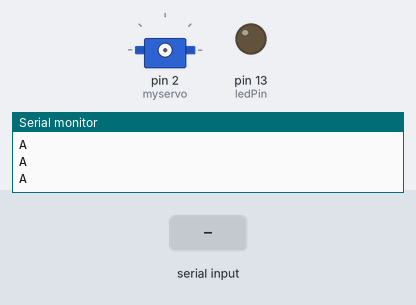
This sketch was run on a simulated Arduino Uno, built with avr-gcc and run on an emulated ATmega328P. Parts: servo, output pins drawn as LEDs (lit = HIGH), the last lines printed to the serial monitor. The test bench sets the inputs (shaded band).

Above: at 1.0 s.
1.1 s: "1" received over Serial
At 1.48 s:
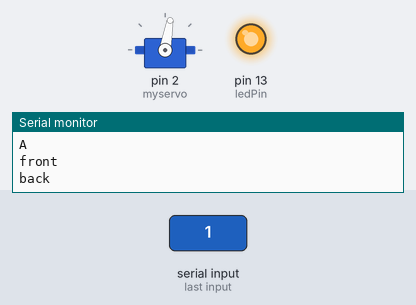
At 2.08 s:
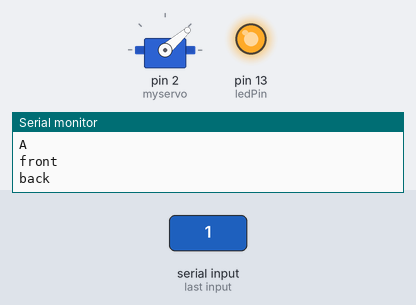
4.1 s: "1" received over Serial
At 5.3 s:
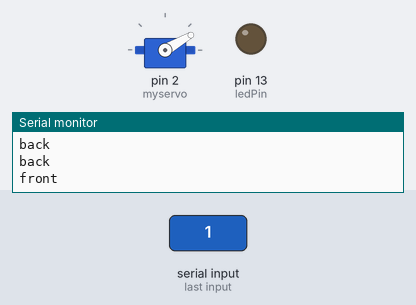
Timing chart, 0 to 13.1 s (numbered marks = the images above; inputs shaded):
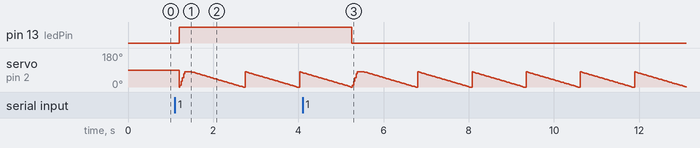

The sketch:

handshake-arduino1.ino
```cpp
#include <Servo.h>

char val; // Data received from the serial port
int ledPin = 13; // Set the pin to digital I/O 13
boolean ledState = LOW; //to toggle our LED

Servo myservo;  // create servo object to control a servo
                // twelve servo objects can be created on most boards

int pos = 0;    // variable to store the servo position

void setup()
{
  pinMode(ledPin, OUTPUT); // Set pin as OUTPUT
  //initialize serial communications at a 9600 baud rate
  Serial.begin(9600);
  establishContact();  // send a byte to establish contact until receiver responds

  myservo.attach(2);

}

void loop()
{
  if (Serial.available() > 0) { // If data is available to read,
    val = Serial.read(); // read it and store it in val

    if(val == '1') //if we get a 1
    {
       ledState = !ledState; //flip the ledState
       digitalWrite(ledPin, ledState);


    Serial.println("front");
  for(pos = 0; pos <= 80; pos += 10) // goes from 0 degrees to 180 degrees
  {                                  // in steps of 1 degree
    myservo.write(pos);              // tell servo to go to position in variable 'pos'
    delay(15);                       // waits 15ms for the servo to reach the position
  }

    }
    delay(100);
  }
    else {
    Serial.println("back"); //send back a hello world
    delay(50);

      for(pos = 80; pos>=0; pos-=1)     // goes from 180 degrees to 0 degrees
  {
    myservo.write(pos);              // tell servo to go to position in variable 'pos'
    delay(15);                       // waits 15ms for the servo to reach the position
  }
    }
}

void establishContact() {
  while (Serial.available() <= 0) {
  Serial.println("A");   // send a capital A
  delay(300);
  }
}
```

Measured:
- after the input at 4.1 s, pin 13 (ledPin): HIGH → LOW after 1.2 s
